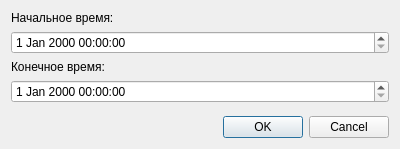
<?xml version="1.0" encoding="UTF-8"?>
<ui version="4.0">
 <class>SearchByTimeDialog</class>
 <widget class="QDialog" name="SearchByTimeDialog">
  <property name="geometry">
   <rect>
    <x>0</x>
    <y>0</y>
    <width>400</width>
    <height>149</height>
   </rect>
  </property>
  <property name="windowTitle">
   <string>Поиск по времени</string>
  </property>
  <layout class="QVBoxLayout" name="verticalLayout">
   <item>
    <widget class="QLabel" name="label">
     <property name="text">
      <string>Начальное время:</string>
     </property>
    </widget>
   </item>
   <item>
    <widget class="QDateTimeEdit" name="startDateTimeEdit"/>
   </item>
   <item>
    <widget class="QLabel" name="label_2">
     <property name="text">
      <string>Конечное время:</string>
     </property>
    </widget>
   </item>
   <item>
    <widget class="QDateTimeEdit" name="endDateTimeEdit"/>
   </item>
   <item>
    <spacer name="verticalSpacer">
     <property name="orientation">
      <enum>Qt::Vertical</enum>
     </property>
     <property name="sizeHint" stdset="0">
      <size>
       <width>20</width>
       <height>40</height>
      </size>
     </property>
    </spacer>
   </item>
   <item>
    <widget class="QDialogButtonBox" name="buttonBox">
     <property name="orientation">
      <enum>Qt::Horizontal</enum>
     </property>
     <property name="standardButtons">
      <set>QDialogButtonBox::Cancel|QDialogButtonBox::Ok</set>
     </property>
    </widget>
   </item>
  </layout>
 </widget>
 <resources/>
 <connections>
  <connection>
   <sender>buttonBox</sender>
   <signal>accepted()</signal>
   <receiver>SearchByTimeDialog</receiver>
   <slot>accept()</slot>
   <hints>
    <hint type="sourcelabel">
     <x>248</x>
     <y>254</y>
    </hint>
    <hint type="destinationlabel">
     <x>157</x>
     <y>274</y>
    </hint>
   </hints>
  </connection>
  <connection>
   <sender>buttonBox</sender>
   <signal>rejected()</signal>
   <receiver>SearchByTimeDialog</receiver>
   <slot>reject()</slot>
   <hints>
    <hint type="sourcelabel">
     <x>316</x>
     <y>260</y>
    </hint>
    <hint type="destinationlabel">
     <x>286</x>
     <y>274</y>
    </hint>
   </hints>
  </connection>
 </connections>
</ui>
